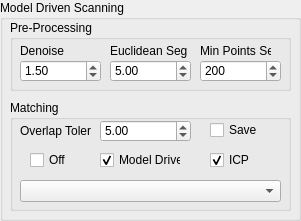
     <widget class="QGroupBox" name="groupBox_15">
      <property name="geometry">
       <rect>
        <x>650</x>
        <y>380</y>
        <width>301</width>
        <height>221</height>
       </rect>
      </property>
      <property name="title">
       <string>Model Driven Scanning</string>
      </property>
      <widget class="QGroupBox" name="groupBox_19">
       <property name="geometry">
        <rect>
         <x>10</x>
         <y>20</y>
         <width>281</width>
         <height>71</height>
        </rect>
       </property>
       <property name="title">
        <string>Pre-Processing</string>
       </property>
       <widget class="QDoubleSpinBox" name="SpinBox_ModDri_EucliSeg">
        <property name="geometry">
         <rect>
          <x>100</x>
          <y>40</y>
          <width>81</width>
          <height>22</height>
         </rect>
        </property>
        <property name="minimum">
         <double>-1000000.000000000000000</double>
        </property>
        <property name="maximum">
         <double>10000000.000000000000000</double>
        </property>
        <property name="value">
         <double>5.000000000000000</double>
        </property>
       </widget>
       <widget class="QSpinBox" name="spinBox_ModDri_minPSeg">
        <property name="geometry">
         <rect>
          <x>190</x>
          <y>40</y>
          <width>81</width>
          <height>22</height>
         </rect>
        </property>
        <property name="minimum">
         <number>-1000000</number>
        </property>
        <property name="maximum">
         <number>1000000</number>
        </property>
        <property name="value">
         <number>200</number>
        </property>
       </widget>
       <widget class="QDoubleSpinBox" name="SpinBox_ModDri_Denoise">
        <property name="geometry">
         <rect>
          <x>10</x>
          <y>40</y>
          <width>81</width>
          <height>22</height>
         </rect>
        </property>
        <property name="minimum">
         <double>-1000000.000000000000000</double>
        </property>
        <property name="maximum">
         <double>10000000.000000000000000</double>
        </property>
        <property name="value">
         <double>1.500000000000000</double>
        </property>
       </widget>
       <widget class="QLabel" name="label_OBBSizeTolerance_8">
        <property name="geometry">
         <rect>
          <x>190</x>
          <y>20</y>
          <width>71</width>
          <height>21</height>
         </rect>
        </property>
        <property name="text">
         <string>Min Points Seg</string>
        </property>
       </widget>
       <widget class="QLabel" name="label_OBBSizeTolerance_9">
        <property name="geometry">
         <rect>
          <x>100</x>
          <y>20</y>
          <width>81</width>
          <height>21</height>
         </rect>
        </property>
        <property name="text">
         <string>Euclidean Seg</string>
        </property>
       </widget>
       <widget class="QLabel" name="label_OBBSizeTolerance_10">
        <property name="geometry">
         <rect>
          <x>10</x>
          <y>20</y>
          <width>81</width>
          <height>21</height>
         </rect>
        </property>
        <property name="text">
         <string>Denoise</string>
        </property>
       </widget>
      </widget>
      <widget class="QGroupBox" name="groupBox_20">
       <property name="geometry">
        <rect>
         <x>10</x>
         <y>100</y>
         <width>281</width>
         <height>111</height>
        </rect>
       </property>
       <property name="title">
        <string>Matching</string>
       </property>
       <widget class="QComboBox" name="comboBox_Scan_Obj">
        <property name="geometry">
         <rect>
          <x>10</x>
          <y>80</y>
          <width>261</width>
          <height>22</height>
         </rect>
        </property>
       </widget>
       <widget class="QCheckBox" name="checkBox_Scan_ICP">
        <property name="geometry">
         <rect>
          <x>200</x>
          <y>50</y>
          <width>51</width>
          <height>20</height>
         </rect>
        </property>
        <property name="text">
         <string>ICP</string>
        </property>
        <property name="checked">
         <bool>true</bool>
        </property>
       </widget>
       <widget class="QCheckBox" name="checkBox_Scan_Off">
        <property name="geometry">
         <rect>
          <x>20</x>
          <y>50</y>
          <width>51</width>
          <height>20</height>
         </rect>
        </property>
        <property name="text">
         <string>Off</string>
        </property>
        <property name="checked">
         <bool>false</bool>
        </property>
       </widget>
       <widget class="QLabel" name="label_OBBSizeTolerance_11">
        <property name="geometry">
         <rect>
          <x>10</x>
          <y>20</y>
          <width>71</width>
          <height>21</height>
         </rect>
        </property>
        <property name="text">
         <string>Overlap Toler:</string>
        </property>
       </widget>
       <widget class="QCheckBox" name="checkBox_Scan_ModeDriven">
        <property name="geometry">
         <rect>
          <x>90</x>
          <y>50</y>
          <width>81</width>
          <height>20</height>
         </rect>
        </property>
        <property name="text">
         <string>Model Driven</string>
        </property>
        <property name="checked">
         <bool>true</bool>
        </property>
       </widget>
       <widget class="QDoubleSpinBox" name="doubleBox_ModDri_Overlap">
        <property name="geometry">
         <rect>
          <x>90</x>
          <y>20</y>
          <width>91</width>
          <height>22</height>
         </rect>
        </property>
        <property name="minimum">
         <double>-1000000.000000000000000</double>
        </property>
        <property name="maximum">
         <double>1000000.000000000000000</double>
        </property>
        <property name="value">
         <double>5.000000000000000</double>
        </property>
       </widget>
       <widget class="QCheckBox" name="checkBox_ModDri_Save">
        <property name="geometry">
         <rect>
          <x>200</x>
          <y>20</y>
          <width>61</width>
          <height>20</height>
         </rect>
        </property>
        <property name="text">
         <string>Save</string>
        </property>
        <property name="checked">
         <bool>false</bool>
        </property>
       </widget>
      </widget>
     </widget>
